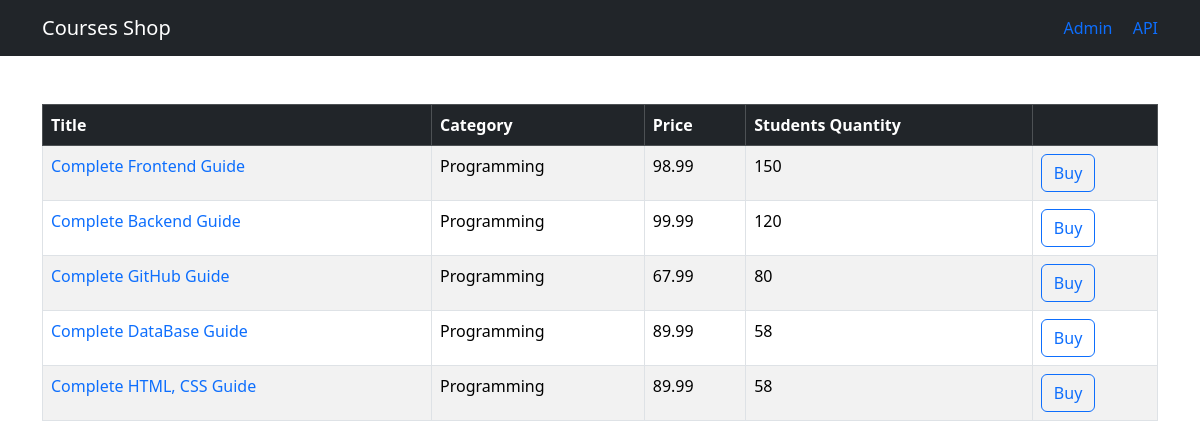
The page / on the database its author committed.
### shop/models.py (models this page shows, shortened)
class Course(models.Model):
    title = models.CharField(max_length=300)
    price = models.FloatField()
    students_qty = models.IntegerField()
    reviews_qty = models.IntegerField()
    category = models.ForeignKey(Category, on_delete=models.CASCADE)
    created_at = models.DateTimeField(default=timezone.now)

class Category(models.Model):
    title = models.CharField(max_length=255)
    created_at = models.DateTimeField(default=timezone.now)
    def __str__(self):
        return self.title

### shop/views.py (the view)
# urls.py: path('', include(api.urls), name='index')
def index(request):
    courses = Course.objects.all()
    categories = Category.objects.all()
    return render(request, 'shop/courses.html', {'courses': courses})

### templates/shop/courses.html (shortened to what this page needs)
{% extends 'base.html' %}
{% block content %}
<table class="table mt-5 table-bordered table-striped table-hover ">
    <thead class="table-dark">
        <tr>
            <th>Title</th>
            <th>Category</th>
            <th>Price</th>
            <th>Students Quantity</th>
            <th></th>
        </tr>
    <tbody>
        {% for course in courses%}
        <tr>
            <td>
                <a class="link-offset-2 link-offset-3-hover link-underline link-underline-opacity-0 link-underline-opacity-75-hover" target="_blank" href = {% url "shop:single_course" course.id %}>{{ course.title }}</a>
            </td>
            <td>{{course.category}}</td>
            <td>{{ course.price }}</td>
            <td>{{ course.students_qty}}</td>
            <td><button class="btn btn-outline-primary">Buy</button></td>
        </tr>
        {% endfor %}
    </tbody>
    </thead>
</table>
{% endblock %}

### templates/base.html (shortened to what this page needs)
<!DOCTYPE html>
<html lang="en">
<head>
    <link href="https://cdn.jsdelivr.net/npm/bootstrap@5.3.2/dist/css/bootstrap.min.css" rel="stylesheet">
</head>
<body>
    <nav class="navbar navbar-dark bg-dark">
        <div class="container">
            <a href={% url "shop:index" %} class="navbar-brand">Courses Shop</a>
            <span>
                <a class="me-3 link-offset-2 link-offset-3-hover link-underline link-underline-opacity-0 link-underline-opacity-75-hover" href="/admin/" target="_blank">Admin</a>
                <a class="link-offset-2 link-offset-3-hover link-underline link-underline-opacity-0 link-underline-opacity-75-hover" href="/api/v1/" target="_blank">API</a>
            </span>
        </div>
    </nav>
    <main class="container">
    {% block content %}
    {% endblock %}
    </main>
</body>
</html>

### rows shown on the page
Course: title "Complete Frontend Guide", category "Programming", price "98.99", students_qty "150"
Course: title "Complete Backend Guide", category "Programming", price "99.99", students_qty "120"
Course: title "Complete GitHub Guide", category "Programming", price "67.99", students_qty "80"
Course: title "Complete DataBase Guide", category "Programming", price "89.99", students_qty "58"
Course: title "Complete HTML, CSS Guide", category "Programming", price "89.99", students_qty "58"
